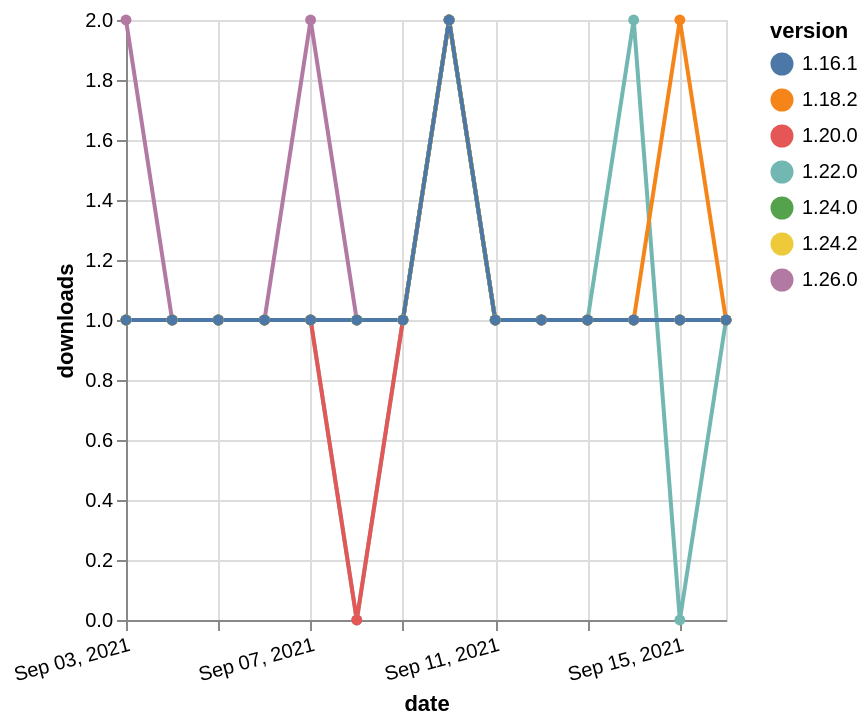

Express this chart as Vega-Lite.
### Vega-Lite specification from a JSON file in a GitHub repository (floating-point values rounded to 4 significant figures)
{"$schema": "https://vega.github.io/schema/vega-lite/v5.json", "description": "A simple bar chart with embedded data.", "data": {"values": [{"date": "2021-09-03", "total": 206, "delta": 1, "version": "1.22.0"}, {"date": "2021-09-04", "total": 207, "delta": 1, "version": "1.22.0"}, {"date": "2021-09-05", "total": 208, "delta": 1, "version": "1.22.0"}, {"date": "2021-09-06", "total": 209, "delta": 1, "version": "1.22.0"}, {"date": "2021-09-07", "total": 210, "delta": 1, "version": "1.22.0"}, {"date": "2021-09-08", "total": 210, "delta": 0, "version": "1.22.0"}, {"date": "2021-09-09", "total": 211, "delta": 1, "version": "1.22.0"}, {"date": "2021-09-10", "total": 213, "delta": 2, "version": "1.22.0"}, {"date": "2021-09-11", "total": 214, "delta": 1, "version": "1.22.0"}, {"date": "2021-09-12", "total": 215, "delta": 1, "version": "1.22.0"}, {"date": "2021-09-13", "total": 216, "delta": 1, "version": "1.22.0"}, {"date": "2021-09-14", "total": 218, "delta": 2, "version": "1.22.0"}, {"date": "2021-09-15", "total": 218, "delta": 0, "version": "1.22.0"}, {"date": "2021-09-16", "total": 219, "delta": 1, "version": "1.22.0"}, {"date": "2021-09-03", "total": 214, "delta": 1, "version": "1.18.2"}, {"date": "2021-09-04", "total": 215, "delta": 1, "version": "1.18.2"}, {"date": "2021-09-05", "total": 216, "delta": 1, "version": "1.18.2"}, {"date": "2021-09-06", "total": 217, "delta": 1, "version": "1.18.2"}, {"date": "2021-09-07", "total": 218, "delta": 1, "version": "1.18.2"}, {"date": "2021-09-08", "total": 219, "delta": 1, "version": "1.18.2"}, {"date": "2021-09-09", "total": 220, "delta": 1, "version": "1.18.2"}, {"date": "2021-09-10", "total": 222, "delta": 2, "version": "1.18.2"}, {"date": "2021-09-11", "total": 223, "delta": 1, "version": "1.18.2"}, {"date": "2021-09-12", "total": 224, "delta": 1, "version": "1.18.2"}, {"date": "2021-09-13", "total": 225, "delta": 1, "version": "1.18.2"}, {"date": "2021-09-14", "total": 226, "delta": 1, "version": "1.18.2"}, {"date": "2021-09-15", "total": 228, "delta": 2, "version": "1.18.2"}, {"date": "2021-09-16", "total": 229, "delta": 1, "version": "1.18.2"}, {"date": "2021-09-03", "total": 114, "delta": 2, "version": "1.26.0"}, {"date": "2021-09-04", "total": 115, "delta": 1, "version": "1.26.0"}, {"date": "2021-09-05", "total": 116, "delta": 1, "version": "1.26.0"}, {"date": "2021-09-06", "total": 117, "delta": 1, "version": "1.26.0"}, {"date": "2021-09-07", "total": 119, "delta": 2, "version": "1.26.0"}, {"date": "2021-09-08", "total": 120, "delta": 1, "version": "1.26.0"}, {"date": "2021-09-09", "total": 121, "delta": 1, "version": "1.26.0"}, {"date": "2021-09-10", "total": 123, "delta": 2, "version": "1.26.0"}, {"date": "2021-09-11", "total": 124, "delta": 1, "version": "1.26.0"}, {"date": "2021-09-12", "total": 125, "delta": 1, "version": "1.26.0"}, {"date": "2021-09-13", "total": 126, "delta": 1, "version": "1.26.0"}, {"date": "2021-09-14", "total": 127, "delta": 1, "version": "1.26.0"}, {"date": "2021-09-15", "total": 128, "delta": 1, "version": "1.26.0"}, {"date": "2021-09-16", "total": 129, "delta": 1, "version": "1.26.0"}, {"date": "2021-09-03", "total": 263, "delta": 1, "version": "1.20.0"}, {"date": "2021-09-04", "total": 264, "delta": 1, "version": "1.20.0"}, {"date": "2021-09-05", "total": 265, "delta": 1, "version": "1.20.0"}, {"date": "2021-09-06", "total": 266, "delta": 1, "version": "1.20.0"}, {"date": "2021-09-07", "total": 267, "delta": 1, "version": "1.20.0"}, {"date": "2021-09-08", "total": 267, "delta": 0, "version": "1.20.0"}, {"date": "2021-09-09", "total": 268, "delta": 1, "version": "1.20.0"}, {"date": "2021-09-10", "total": 270, "delta": 2, "version": "1.20.0"}, {"date": "2021-09-11", "total": 271, "delta": 1, "version": "1.20.0"}, {"date": "2021-09-12", "total": 272, "delta": 1, "version": "1.20.0"}, {"date": "2021-09-13", "total": 273, "delta": 1, "version": "1.20.0"}, {"date": "2021-09-14", "total": 274, "delta": 1, "version": "1.20.0"}, {"date": "2021-09-15", "total": 275, "delta": 1, "version": "1.20.0"}, {"date": "2021-09-16", "total": 276, "delta": 1, "version": "1.20.0"}, {"date": "2021-09-03", "total": 157, "delta": 1, "version": "1.24.0"}, {"date": "2021-09-04", "total": 158, "delta": 1, "version": "1.24.0"}, {"date": "2021-09-05", "total": 159, "delta": 1, "version": "1.24.0"}, {"date": "2021-09-06", "total": 160, "delta": 1, "version": "1.24.0"}, {"date": "2021-09-07", "total": 161, "delta": 1, "version": "1.24.0"}, {"date": "2021-09-08", "total": 162, "delta": 1, "version": "1.24.0"}, {"date": "2021-09-09", "total": 163, "delta": 1, "version": "1.24.0"}, {"date": "2021-09-10", "total": 165, "delta": 2, "version": "1.24.0"}, {"date": "2021-09-11", "total": 166, "delta": 1, "version": "1.24.0"}, {"date": "2021-09-12", "total": 167, "delta": 1, "version": "1.24.0"}, {"date": "2021-09-13", "total": 168, "delta": 1, "version": "1.24.0"}, {"date": "2021-09-14", "total": 169, "delta": 1, "version": "1.24.0"}, {"date": "2021-09-15", "total": 170, "delta": 1, "version": "1.24.0"}, {"date": "2021-09-16", "total": 171, "delta": 1, "version": "1.24.0"}, {"date": "2021-09-03", "total": 129, "delta": 1, "version": "1.24.2"}, {"date": "2021-09-04", "total": 130, "delta": 1, "version": "1.24.2"}, {"date": "2021-09-05", "total": 131, "delta": 1, "version": "1.24.2"}, {"date": "2021-09-06", "total": 132, "delta": 1, "version": "1.24.2"}, {"date": "2021-09-07", "total": 133, "delta": 1, "version": "1.24.2"}, {"date": "2021-09-08", "total": 134, "delta": 1, "version": "1.24.2"}, {"date": "2021-09-09", "total": 135, "delta": 1, "version": "1.24.2"}, {"date": "2021-09-10", "total": 137, "delta": 2, "version": "1.24.2"}, {"date": "2021-09-11", "total": 138, "delta": 1, "version": "1.24.2"}, {"date": "2021-09-12", "total": 139, "delta": 1, "version": "1.24.2"}, {"date": "2021-09-13", "total": 140, "delta": 1, "version": "1.24.2"}, {"date": "2021-09-14", "total": 141, "delta": 1, "version": "1.24.2"}, {"date": "2021-09-15", "total": 142, "delta": 1, "version": "1.24.2"}, {"date": "2021-09-16", "total": 143, "delta": 1, "version": "1.24.2"}, {"date": "2021-09-03", "total": 256, "delta": 1, "version": "1.16.1"}, {"date": "2021-09-04", "total": 257, "delta": 1, "version": "1.16.1"}, {"date": "2021-09-05", "total": 258, "delta": 1, "version": "1.16.1"}, {"date": "2021-09-06", "total": 259, "delta": 1, "version": "1.16.1"}, {"date": "2021-09-07", "total": 260, "delta": 1, "version": "1.16.1"}, {"date": "2021-09-08", "total": 261, "delta": 1, "version": "1.16.1"}, {"date": "2021-09-09", "total": 262, "delta": 1, "version": "1.16.1"}, {"date": "2021-09-10", "total": 264, "delta": 2, "version": "1.16.1"}, {"date": "2021-09-11", "total": 265, "delta": 1, "version": "1.16.1"}, {"date": "2021-09-12", "total": 266, "delta": 1, "version": "1.16.1"}, {"date": "2021-09-13", "total": 267, "delta": 1, "version": "1.16.1"}, {"date": "2021-09-14", "total": 268, "delta": 1, "version": "1.16.1"}, {"date": "2021-09-15", "total": 269, "delta": 1, "version": "1.16.1"}, {"date": "2021-09-16", "total": 270, "delta": 1, "version": "1.16.1"}]}, "width": "container", "mark": {"type": "line", "point": {"filled": true}}, "encoding": {"x": {"field": "date", "type": "temporal", "timeUnit": "yearmonthdate", "title": "date", "axis": {"labelAngle": -15}}, "y": {"field": "delta", "type": "quantitative", "title": "downloads"}, "color": {"field": "version", "type": "nominal"}, "tooltip": {"field": "delta"}}}
